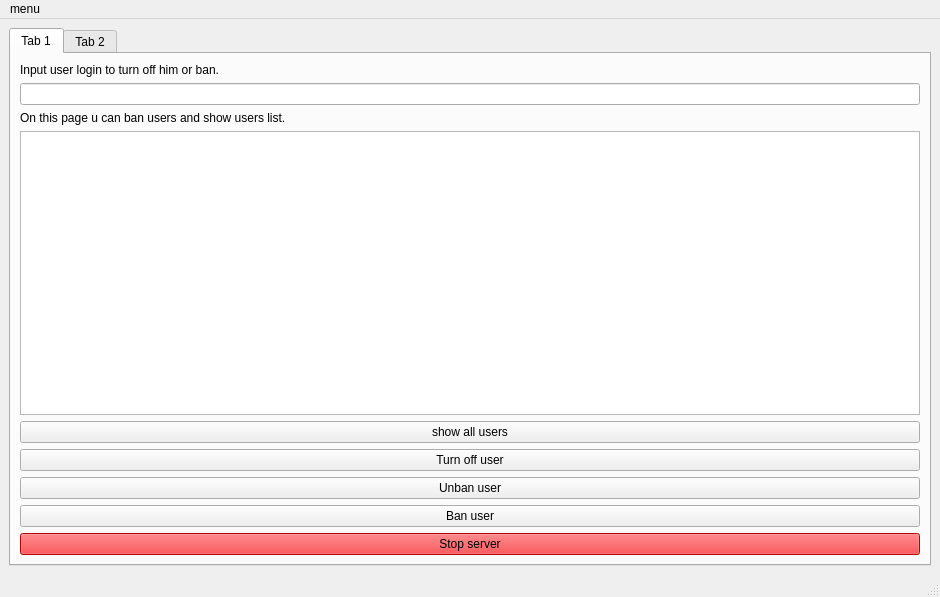
<?xml version="1.0" encoding="UTF-8"?>
<ui version="4.0">
 <class>MainWindow</class>
 <widget class="QMainWindow" name="MainWindow">
  <property name="geometry">
   <rect>
    <x>0</x>
    <y>0</y>
    <width>940</width>
    <height>597</height>
   </rect>
  </property>
  <property name="windowTitle">
   <string>MainWindow</string>
  </property>
  <widget class="QWidget" name="centralwidget">
   <layout class="QVBoxLayout" name="verticalLayout">
    <item>
     <widget class="QTabWidget" name="tabWidget">
      <property name="currentIndex">
       <number>0</number>
      </property>
      <widget class="QWidget" name="tab">
       <attribute name="title">
        <string>Tab 1</string>
       </attribute>
       <layout class="QVBoxLayout" name="verticalLayout_2">
        <item>
         <widget class="QLabel" name="label_3">
          <property name="text">
           <string>Input user login to turn off him or ban.</string>
          </property>
         </widget>
        </item>
        <item>
         <widget class="QLineEdit" name="userEdit"/>
        </item>
        <item>
         <widget class="QLabel" name="label">
          <property name="text">
           <string>On this page u can ban users and show users list.</string>
          </property>
         </widget>
        </item>
        <item>
         <widget class="QTableView" name="userView"/>
        </item>
        <item>
         <widget class="QPushButton" name="showusersButton">
          <property name="text">
           <string>show all users</string>
          </property>
         </widget>
        </item>
        <item>
         <widget class="QPushButton" name="offButton">
          <property name="text">
           <string>Turn off user</string>
          </property>
         </widget>
        </item>
        <item>
         <widget class="QPushButton" name="onButton">
          <property name="text">
           <string>Unban user</string>
          </property>
         </widget>
        </item>
        <item>
         <widget class="QPushButton" name="banUserButton">
          <property name="text">
           <string>Ban user</string>
          </property>
         </widget>
        </item>
        <item>
         <widget class="QPushButton" name="stopButton">
          <property name="styleSheet">
           <string notr="true">QPushButton{background-color:#ff0509;}</string>
          </property>
          <property name="text">
           <string>Stop server</string>
          </property>
         </widget>
        </item>
       </layout>
      </widget>
      <widget class="QWidget" name="tab_2">
       <attribute name="title">
        <string>Tab 2</string>
       </attribute>
       <layout class="QVBoxLayout" name="verticalLayout_3">
        <item>
         <widget class="QLabel" name="label_2">
          <property name="text">
           <string>On this page u can check all messages.</string>
          </property>
         </widget>
        </item>
        <item>
         <widget class="QTableView" name="messagesView"/>
        </item>
        <item>
         <layout class="QHBoxLayout" name="horizontalLayout">
          <item>
           <widget class="QPushButton" name="publicButton">
            <property name="text">
             <string>Show all chat</string>
            </property>
           </widget>
          </item>
          <item>
           <widget class="QPushButton" name="privateButton">
            <property name="text">
             <string>Show private messages</string>
            </property>
           </widget>
          </item>
         </layout>
        </item>
       </layout>
      </widget>
     </widget>
    </item>
   </layout>
  </widget>
  <widget class="QMenuBar" name="menubar">
   <property name="geometry">
    <rect>
     <x>0</x>
     <y>0</y>
     <width>940</width>
     <height>22</height>
    </rect>
   </property>
   <widget class="QMenu" name="menuclose">
    <property name="title">
     <string>menu</string>
    </property>
    <addaction name="separator"/>
    <addaction name="actionclose"/>
    <addaction name="actionwork_in_progress"/>
   </widget>
   <addaction name="menuclose"/>
  </widget>
  <widget class="QStatusBar" name="statusbar"/>
  <action name="actionclose">
   <property name="text">
    <string>close</string>
   </property>
  </action>
  <action name="actionwork_in_progress">
   <property name="text">
    <string>work in progress....</string>
   </property>
  </action>
 </widget>
 <resources/>
 <connections/>
</ui>
